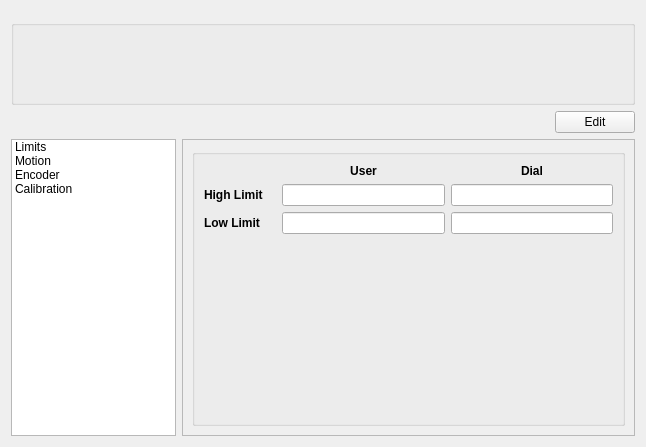
<?xml version="1.0" encoding="UTF-8"?>
<ui version="4.0">
 <class>Dialog</class>
 <widget class="QDialog" name="Dialog">
  <property name="geometry">
   <rect>
    <x>0</x>
    <y>0</y>
    <width>646</width>
    <height>447</height>
   </rect>
  </property>
  <property name="windowTitle">
   <string>Settings</string>
  </property>
  <layout class="QGridLayout" name="gridLayout">
   <property name="topMargin">
    <number>20</number>
   </property>
   <item row="6" column="1" rowspan="3" colspan="2">
    <widget class="QStackedWidget" name="stackedWidget">
     <property name="enabled">
      <bool>true</bool>
     </property>
     <property name="sizePolicy">
      <sizepolicy hsizetype="MinimumExpanding" vsizetype="Preferred">
       <horstretch>0</horstretch>
       <verstretch>0</verstretch>
      </sizepolicy>
     </property>
     <property name="styleSheet">
      <string notr="true"/>
     </property>
     <property name="frameShape">
      <enum>QFrame::StyledPanel</enum>
     </property>
     <property name="frameShadow">
      <enum>QFrame::Plain</enum>
     </property>
     <property name="lineWidth">
      <number>1</number>
     </property>
     <property name="currentIndex">
      <number>0</number>
     </property>
     <widget class="QWidget" name="Limits">
      <layout class="QGridLayout" name="gridLayout_4">
       <item row="0" column="0">
        <widget class="QGroupBox" name="groupBox_limits">
         <property name="enabled">
          <bool>true</bool>
         </property>
         <property name="sizePolicy">
          <sizepolicy hsizetype="Preferred" vsizetype="Expanding">
           <horstretch>0</horstretch>
           <verstretch>0</verstretch>
          </sizepolicy>
         </property>
         <property name="styleSheet">
          <string notr="true"/>
         </property>
         <property name="title">
          <string/>
         </property>
         <property name="flat">
          <bool>false</bool>
         </property>
         <layout class="QGridLayout" name="gridLayout_5">
          <item row="2" column="1">
           <widget class="PyDMLineEdit" name="PyDMLineEdit_2">
            <property name="toolTip">
             <string/>
            </property>
            <property name="whatsThis">
             <string>
    Writeable text field to send and display channel values
    </string>
            </property>
            <property name="alignment">
             <set>Qt::AlignCenter</set>
            </property>
            <property name="alarmSensitiveBorder" stdset="0">
             <bool>false</bool>
            </property>
            <property name="channel" stdset="0">
             <string>${MOTOR}${LLM}</string>
            </property>
           </widget>
          </item>
          <item row="1" column="1">
           <widget class="PyDMLineEdit" name="PyDMLineEdit">
            <property name="toolTip">
             <string/>
            </property>
            <property name="whatsThis">
             <string>
    Writeable text field to send and display channel values
    </string>
            </property>
            <property name="alignment">
             <set>Qt::AlignCenter</set>
            </property>
            <property name="alarmSensitiveBorder" stdset="0">
             <bool>false</bool>
            </property>
            <property name="channel" stdset="0">
             <string>${MOTOR}${HLM}</string>
            </property>
           </widget>
          </item>
          <item row="0" column="1">
           <widget class="QLabel" name="label_3">
            <property name="sizePolicy">
             <sizepolicy hsizetype="Preferred" vsizetype="Minimum">
              <horstretch>0</horstretch>
              <verstretch>0</verstretch>
             </sizepolicy>
            </property>
            <property name="font">
             <font>
              <weight>75</weight>
              <bold>true</bold>
             </font>
            </property>
            <property name="text">
             <string>User</string>
            </property>
            <property name="alignment">
             <set>Qt::AlignCenter</set>
            </property>
           </widget>
          </item>
          <item row="5" column="0" colspan="3">
           <spacer name="verticalSpacer_3">
            <property name="orientation">
             <enum>Qt::Vertical</enum>
            </property>
            <property name="sizeHint" stdset="0">
             <size>
              <width>20</width>
              <height>10</height>
             </size>
            </property>
           </spacer>
          </item>
          <item row="2" column="0">
           <widget class="QLabel" name="label_2">
            <property name="font">
             <font>
              <weight>75</weight>
              <bold>true</bold>
             </font>
            </property>
            <property name="text">
             <string>Low Limit</string>
            </property>
           </widget>
          </item>
          <item row="2" column="2">
           <widget class="PyDMLineEdit" name="PyDMLineEdit_4">
            <property name="toolTip">
             <string/>
            </property>
            <property name="whatsThis">
             <string>
    Writeable text field to send and display channel values
    </string>
            </property>
            <property name="alignment">
             <set>Qt::AlignCenter</set>
            </property>
            <property name="alarmSensitiveBorder" stdset="0">
             <bool>false</bool>
            </property>
            <property name="channel" stdset="0">
             <string>${MOTOR}${DLLM}</string>
            </property>
           </widget>
          </item>
          <item row="1" column="2">
           <widget class="PyDMLineEdit" name="PyDMLineEdit_3">
            <property name="toolTip">
             <string/>
            </property>
            <property name="whatsThis">
             <string>
    Writeable text field to send and display channel values
    </string>
            </property>
            <property name="alignment">
             <set>Qt::AlignCenter</set>
            </property>
            <property name="alarmSensitiveBorder" stdset="0">
             <bool>false</bool>
            </property>
            <property name="channel" stdset="0">
             <string>${MOTOR}${DHLM}</string>
            </property>
           </widget>
          </item>
          <item row="0" column="2">
           <widget class="QLabel" name="label_4">
            <property name="sizePolicy">
             <sizepolicy hsizetype="Preferred" vsizetype="Minimum">
              <horstretch>0</horstretch>
              <verstretch>0</verstretch>
             </sizepolicy>
            </property>
            <property name="font">
             <font>
              <weight>75</weight>
              <bold>true</bold>
             </font>
            </property>
            <property name="text">
             <string>Dial</string>
            </property>
            <property name="alignment">
             <set>Qt::AlignCenter</set>
            </property>
           </widget>
          </item>
          <item row="1" column="0">
           <widget class="QLabel" name="label">
            <property name="font">
             <font>
              <weight>75</weight>
              <bold>true</bold>
             </font>
            </property>
            <property name="text">
             <string>High Limit    </string>
            </property>
           </widget>
          </item>
         </layout>
        </widget>
       </item>
      </layout>
     </widget>
     <widget class="QWidget" name="Motion">
      <layout class="QGridLayout" name="gridLayout_2">
       <item row="0" column="0">
        <widget class="QGroupBox" name="groupBox_motion">
         <property name="enabled">
          <bool>true</bool>
         </property>
         <property name="font">
          <font>
           <weight>75</weight>
           <italic>false</italic>
           <bold>true</bold>
           <underline>false</underline>
          </font>
         </property>
         <property name="styleSheet">
          <string notr="true"/>
         </property>
         <property name="title">
          <string/>
         </property>
         <layout class="QGridLayout" name="gridLayout_3">
          <item row="4" column="0">
           <widget class="QLabel" name="label_9">
            <property name="text">
             <string>Speed (RPS)</string>
            </property>
           </widget>
          </item>
          <item row="5" column="2">
           <widget class="PyDMLineEdit" name="PyDMLineEdit_11">
            <property name="toolTip">
             <string/>
            </property>
            <property name="whatsThis">
             <string>
    Writeable text field to send and display channel values
    </string>
            </property>
            <property name="alignment">
             <set>Qt::AlignCenter</set>
            </property>
            <property name="alarmSensitiveBorder" stdset="0">
             <bool>false</bool>
            </property>
            <property name="channel" stdset="0">
             <string>${MOTOR}${BACC}</string>
            </property>
           </widget>
          </item>
          <item row="1" column="1">
           <widget class="PyDMLineEdit" name="PyDMLineEdit_19">
            <property name="toolTip">
             <string/>
            </property>
            <property name="whatsThis">
             <string>
    Writeable text field to send and display channel values
    </string>
            </property>
            <property name="alignment">
             <set>Qt::AlignCenter</set>
            </property>
            <property name="alarmSensitiveBorder" stdset="0">
             <bool>false</bool>
            </property>
            <property name="channel" stdset="0">
             <string>${MOTOR}${VMAX}</string>
            </property>
           </widget>
          </item>
          <item row="6" column="0">
           <widget class="QLabel" name="label_12">
            <property name="text">
             <string>Backlash Distance (EGU) </string>
            </property>
           </widget>
          </item>
          <item row="8" column="0" colspan="3">
           <spacer name="verticalSpacer_4">
            <property name="orientation">
             <enum>Qt::Vertical</enum>
            </property>
            <property name="sizeHint" stdset="0">
             <size>
              <width>20</width>
              <height>40</height>
             </size>
            </property>
           </spacer>
          </item>
          <item row="0" column="1">
           <widget class="QLabel" name="label_6">
            <property name="text">
             <string>Normal</string>
            </property>
            <property name="alignment">
             <set>Qt::AlignCenter</set>
            </property>
           </widget>
          </item>
          <item row="4" column="2">
           <widget class="PyDMLineEdit" name="PyDMLineEdit_10">
            <property name="toolTip">
             <string/>
            </property>
            <property name="whatsThis">
             <string>
    Writeable text field to send and display channel values
    </string>
            </property>
            <property name="alignment">
             <set>Qt::AlignCenter</set>
            </property>
            <property name="alarmSensitiveBorder" stdset="0">
             <bool>false</bool>
            </property>
            <property name="channel" stdset="0">
             <string>${MOTOR}${SBAK}</string>
            </property>
           </widget>
          </item>
          <item row="2" column="2">
           <widget class="PyDMLineEdit" name="PyDMLineEdit_5">
            <property name="toolTip">
             <string/>
            </property>
            <property name="whatsThis">
             <string>
    Writeable text field to send and display channel values
    </string>
            </property>
            <property name="alignment">
             <set>Qt::AlignCenter</set>
            </property>
            <property name="alarmSensitiveBorder" stdset="0">
             <bool>false</bool>
            </property>
            <property name="channel" stdset="0">
             <string>${MOTOR}${BVEL}</string>
            </property>
           </widget>
          </item>
          <item row="2" column="0">
           <widget class="QLabel" name="label_7">
            <property name="text">
             <string>Velocity (EGU/s)</string>
            </property>
           </widget>
          </item>
          <item row="2" column="1">
           <widget class="PyDMLineEdit" name="PyDMLineEdit_6">
            <property name="toolTip">
             <string/>
            </property>
            <property name="whatsThis">
             <string>
    Writeable text field to send and display channel values
    </string>
            </property>
            <property name="alignment">
             <set>Qt::AlignCenter</set>
            </property>
            <property name="alarmSensitiveBorder" stdset="0">
             <bool>false</bool>
            </property>
            <property name="channel" stdset="0">
             <string>${MOTOR}${VELO}</string>
            </property>
           </widget>
          </item>
          <item row="4" column="1">
           <widget class="PyDMLineEdit" name="PyDMLineEdit_9">
            <property name="toolTip">
             <string/>
            </property>
            <property name="whatsThis">
             <string>
    Writeable text field to send and display channel values
    </string>
            </property>
            <property name="alignment">
             <set>Qt::AlignCenter</set>
            </property>
            <property name="alarmSensitiveBorder" stdset="0">
             <bool>false</bool>
            </property>
            <property name="channel" stdset="0">
             <string>${MOTOR}${S}</string>
            </property>
           </widget>
          </item>
          <item row="3" column="1">
           <widget class="PyDMLineEdit" name="PyDMLineEdit_7">
            <property name="toolTip">
             <string/>
            </property>
            <property name="whatsThis">
             <string>
    Writeable text field to send and display channel values
    </string>
            </property>
            <property name="alignment">
             <set>Qt::AlignCenter</set>
            </property>
            <property name="alarmSensitiveBorder" stdset="0">
             <bool>false</bool>
            </property>
            <property name="channel" stdset="0">
             <string>${MOTOR}${SMAX}</string>
            </property>
           </widget>
          </item>
          <item row="5" column="0">
           <widget class="QLabel" name="label_11">
            <property name="text">
             <string>Acceleration Time (s)</string>
            </property>
           </widget>
          </item>
          <item row="5" column="1">
           <widget class="PyDMLineEdit" name="PyDMLineEdit_12">
            <property name="toolTip">
             <string/>
            </property>
            <property name="whatsThis">
             <string>
    Writeable text field to send and display channel values
    </string>
            </property>
            <property name="alignment">
             <set>Qt::AlignCenter</set>
            </property>
            <property name="alarmSensitiveBorder" stdset="0">
             <bool>false</bool>
            </property>
            <property name="channel" stdset="0">
             <string>${MOTOR}${ACCL}</string>
            </property>
           </widget>
          </item>
          <item row="7" column="0">
           <widget class="QLabel" name="label_13">
            <property name="text">
             <string>Move Fraction</string>
            </property>
           </widget>
          </item>
          <item row="3" column="0">
           <widget class="QLabel" name="label_10">
            <property name="text">
             <string>Max. Speed (RPS)</string>
            </property>
           </widget>
          </item>
          <item row="7" column="1">
           <widget class="PyDMLineEdit" name="PyDMLineEdit_13">
            <property name="toolTip">
             <string/>
            </property>
            <property name="whatsThis">
             <string>
    Writeable text field to send and display channel values
    </string>
            </property>
            <property name="alignment">
             <set>Qt::AlignCenter</set>
            </property>
            <property name="alarmSensitiveBorder" stdset="0">
             <bool>false</bool>
            </property>
            <property name="channel" stdset="0">
             <string>${MOTOR}${FRAC}</string>
            </property>
           </widget>
          </item>
          <item row="6" column="1">
           <widget class="PyDMLineEdit" name="PyDMLineEdit_14">
            <property name="toolTip">
             <string/>
            </property>
            <property name="whatsThis">
             <string>
    Writeable text field to send and display channel values
    </string>
            </property>
            <property name="alignment">
             <set>Qt::AlignCenter</set>
            </property>
            <property name="alarmSensitiveBorder" stdset="0">
             <bool>false</bool>
            </property>
            <property name="channel" stdset="0">
             <string>${MOTOR}${BDST}</string>
            </property>
           </widget>
          </item>
          <item row="1" column="0">
           <widget class="QLabel" name="label_8">
            <property name="text">
             <string>Max. Velocity (EGU/s)</string>
            </property>
           </widget>
          </item>
          <item row="0" column="2">
           <widget class="QLabel" name="label_5">
            <property name="text">
             <string>Backlash</string>
            </property>
            <property name="alignment">
             <set>Qt::AlignCenter</set>
            </property>
           </widget>
          </item>
          <item row="1" column="2">
           <widget class="QLabel" name="label_na1">
            <property name="text">
             <string>N/A</string>
            </property>
            <property name="alignment">
             <set>Qt::AlignCenter</set>
            </property>
           </widget>
          </item>
          <item row="3" column="2">
           <widget class="QLabel" name="label_na2">
            <property name="text">
             <string>N/A</string>
            </property>
            <property name="alignment">
             <set>Qt::AlignCenter</set>
            </property>
           </widget>
          </item>
          <item row="6" column="2">
           <widget class="QLabel" name="label_na3">
            <property name="text">
             <string>N/A</string>
            </property>
            <property name="alignment">
             <set>Qt::AlignCenter</set>
            </property>
           </widget>
          </item>
          <item row="7" column="2">
           <widget class="QLabel" name="label_na4">
            <property name="text">
             <string>N/A</string>
            </property>
            <property name="alignment">
             <set>Qt::AlignCenter</set>
            </property>
           </widget>
          </item>
         </layout>
        </widget>
       </item>
      </layout>
     </widget>
     <widget class="QWidget" name="Encoder">
      <layout class="QGridLayout" name="gridLayout_6">
       <item row="0" column="0">
        <widget class="QGroupBox" name="groupBox_encoder">
         <property name="styleSheet">
          <string notr="true"/>
         </property>
         <property name="title">
          <string/>
         </property>
         <layout class="QGridLayout" name="gridLayout_8">
          <item row="0" column="1">
           <widget class="PyDMLineEdit" name="PyDMLineEdit_16">
            <property name="toolTip">
             <string/>
            </property>
            <property name="whatsThis">
             <string>
    Writeable text field to send and display channel values
    </string>
            </property>
            <property name="alignment">
             <set>Qt::AlignCenter</set>
            </property>
            <property name="alarmSensitiveBorder" stdset="0">
             <bool>false</bool>
            </property>
            <property name="channel" stdset="0">
             <string>${MOTOR}${ERES}</string>
            </property>
           </widget>
          </item>
          <item row="1" column="1">
           <widget class="PyDMLineEdit" name="PyDMLineEdit_17">
            <property name="toolTip">
             <string/>
            </property>
            <property name="whatsThis">
             <string>
    Writeable text field to send and display channel values
    </string>
            </property>
            <property name="alignment">
             <set>Qt::AlignCenter</set>
            </property>
            <property name="alarmSensitiveBorder" stdset="0">
             <bool>false</bool>
            </property>
            <property name="channel" stdset="0">
             <string>${MOTOR}${RRES}</string>
            </property>
           </widget>
          </item>
          <item row="4" column="0">
           <widget class="QLabel" name="label_22">
            <property name="font">
             <font>
              <weight>75</weight>
              <bold>true</bold>
             </font>
            </property>
            <property name="text">
             <string>Use RDBL Link If Present</string>
            </property>
           </widget>
          </item>
          <item row="0" column="0">
           <widget class="QLabel" name="label_19">
            <property name="font">
             <font>
              <weight>75</weight>
              <bold>true</bold>
             </font>
            </property>
            <property name="text">
             <string>Encoder Step Size (EGU)</string>
            </property>
           </widget>
          </item>
          <item row="5" column="0" colspan="2">
           <spacer name="verticalSpacer_5">
            <property name="orientation">
             <enum>Qt::Vertical</enum>
            </property>
            <property name="sizeHint" stdset="0">
             <size>
              <width>20</width>
              <height>40</height>
             </size>
            </property>
           </spacer>
          </item>
          <item row="4" column="1" alignment="Qt::AlignHCenter">
           <widget class="PyDMCheckbox" name="PyDMCheckbox">
            <property name="toolTip">
             <string/>
            </property>
            <property name="whatsThis">
             <string/>
            </property>
            <property name="alarmSensitiveBorder" stdset="0">
             <bool>false</bool>
            </property>
            <property name="channel" stdset="0">
             <string>${MOTOR}${URIP}</string>
            </property>
           </widget>
          </item>
          <item row="1" column="0">
           <widget class="QLabel" name="label_20">
            <property name="font">
             <font>
              <weight>75</weight>
              <bold>true</bold>
             </font>
            </property>
            <property name="text">
             <string>Readback Step Size (EGU)</string>
            </property>
           </widget>
          </item>
          <item row="3" column="0">
           <widget class="QLabel" name="label_21">
            <property name="font">
             <font>
              <weight>75</weight>
              <bold>true</bold>
             </font>
            </property>
            <property name="text">
             <string>Use Encoder If Present</string>
            </property>
           </widget>
          </item>
          <item row="3" column="1" alignment="Qt::AlignHCenter">
           <widget class="PyDMCheckbox" name="PyDMCheckbox_2">
            <property name="toolTip">
             <string/>
            </property>
            <property name="whatsThis">
             <string/>
            </property>
            <property name="layoutDirection">
             <enum>Qt::LeftToRight</enum>
            </property>
            <property name="alarmSensitiveBorder" stdset="0">
             <bool>false</bool>
            </property>
            <property name="channel" stdset="0">
             <string>${MOTOR}${UEIP}</string>
            </property>
           </widget>
          </item>
          <item row="2" column="0" colspan="2">
           <spacer name="verticalSpacer_6">
            <property name="orientation">
             <enum>Qt::Vertical</enum>
            </property>
            <property name="sizeHint" stdset="0">
             <size>
              <width>20</width>
              <height>40</height>
             </size>
            </property>
           </spacer>
          </item>
         </layout>
        </widget>
       </item>
      </layout>
     </widget>
     <widget class="QWidget" name="Calibration">
      <layout class="QGridLayout" name="gridLayout_7">
       <item row="0" column="0">
        <widget class="QGroupBox" name="groupBox_calibration">
         <property name="enabled">
          <bool>true</bool>
         </property>
         <property name="styleSheet">
          <string notr="true"/>
         </property>
         <property name="title">
          <string/>
         </property>
         <layout class="QGridLayout" name="gridLayout_9">
          <item row="0" column="0">
           <widget class="QLabel" name="label_17">
            <property name="font">
             <font>
              <weight>75</weight>
              <bold>true</bold>
             </font>
            </property>
            <property name="text">
             <string>User Direction                    </string>
            </property>
           </widget>
          </item>
          <item row="6" column="0">
           <spacer name="verticalSpacer_2">
            <property name="orientation">
             <enum>Qt::Vertical</enum>
            </property>
            <property name="sizeHint" stdset="0">
             <size>
              <width>20</width>
              <height>40</height>
             </size>
            </property>
           </spacer>
          </item>
          <item row="1" column="1">
           <widget class="PyDMLineEdit" name="PyDMLineEdit_15">
            <property name="toolTip">
             <string/>
            </property>
            <property name="whatsThis">
             <string>
    Writeable text field to send and display channel values
    </string>
            </property>
            <property name="alignment">
             <set>Qt::AlignCenter</set>
            </property>
            <property name="alarmSensitiveBorder" stdset="0">
             <bool>false</bool>
            </property>
            <property name="channel" stdset="0">
             <string>${MOTOR}${OFF}</string>
            </property>
           </widget>
          </item>
          <item row="5" column="0">
           <widget class="QLabel" name="label_23">
            <property name="font">
             <font>
              <weight>75</weight>
              <bold>true</bold>
             </font>
            </property>
            <property name="text">
             <string>Homing</string>
            </property>
           </widget>
          </item>
          <item row="1" column="0">
           <widget class="QLabel" name="label_18">
            <property name="font">
             <font>
              <weight>75</weight>
              <bold>true</bold>
             </font>
            </property>
            <property name="text">
             <string>User Offset (EGU)</string>
            </property>
           </widget>
          </item>
          <item row="3" column="0" colspan="2">
           <widget class="Line" name="line">
            <property name="orientation">
             <enum>Qt::Horizontal</enum>
            </property>
           </widget>
          </item>
          <item row="5" column="1" alignment="Qt::AlignHCenter">
           <widget class="QPushButton" name="pushButton">
            <property name="enabled">
             <bool>false</bool>
            </property>
            <property name="text">
             <string>Start</string>
            </property>
           </widget>
          </item>
          <item row="0" column="1">
           <widget class="PyDMEnumComboBox" name="PyDMEnumComboBox">
            <property name="toolTip">
             <string/>
            </property>
            <property name="whatsThis">
             <string/>
            </property>
            <property name="layoutDirection">
             <enum>Qt::LeftToRight</enum>
            </property>
            <property name="channel" stdset="0">
             <string>${MOTOR}${DIR}</string>
            </property>
           </widget>
          </item>
          <item row="2" column="0" colspan="2">
           <spacer name="verticalSpacer">
            <property name="orientation">
             <enum>Qt::Vertical</enum>
            </property>
            <property name="sizeHint" stdset="0">
             <size>
              <width>20</width>
              <height>40</height>
             </size>
            </property>
           </spacer>
          </item>
          <item row="4" column="0">
           <spacer name="verticalSpacer_7">
            <property name="orientation">
             <enum>Qt::Vertical</enum>
            </property>
            <property name="sizeHint" stdset="0">
             <size>
              <width>20</width>
              <height>40</height>
             </size>
            </property>
           </spacer>
          </item>
         </layout>
        </widget>
       </item>
      </layout>
     </widget>
    </widget>
   </item>
   <item row="6" column="0" rowspan="3">
    <widget class="QListWidget" name="listWidget">
     <property name="sizePolicy">
      <sizepolicy hsizetype="Expanding" vsizetype="Expanding">
       <horstretch>0</horstretch>
       <verstretch>0</verstretch>
      </sizepolicy>
     </property>
     <property name="maximumSize">
      <size>
       <width>16777215</width>
       <height>16777215</height>
      </size>
     </property>
     <property name="layoutDirection">
      <enum>Qt::LeftToRight</enum>
     </property>
     <property name="frameShape">
      <enum>QFrame::StyledPanel</enum>
     </property>
     <property name="frameShadow">
      <enum>QFrame::Plain</enum>
     </property>
     <property name="lineWidth">
      <number>0</number>
     </property>
     <property name="showDropIndicator" stdset="0">
      <bool>true</bool>
     </property>
     <property name="selectionMode">
      <enum>QAbstractItemView::SingleSelection</enum>
     </property>
     <property name="resizeMode">
      <enum>QListView::Adjust</enum>
     </property>
     <property name="layoutMode">
      <enum>QListView::SinglePass</enum>
     </property>
     <property name="spacing">
      <number>0</number>
     </property>
     <property name="viewMode">
      <enum>QListView::ListMode</enum>
     </property>
     <property name="modelColumn">
      <number>0</number>
     </property>
     <property name="uniformItemSizes">
      <bool>false</bool>
     </property>
     <property name="wordWrap">
      <bool>false</bool>
     </property>
     <property name="selectionRectVisible">
      <bool>true</bool>
     </property>
     <property name="currentRow">
      <number>-1</number>
     </property>
     <property name="sortingEnabled">
      <bool>false</bool>
     </property>
     <item>
      <property name="text">
       <string>Limits</string>
      </property>
     </item>
     <item>
      <property name="text">
       <string>Motion</string>
      </property>
     </item>
     <item>
      <property name="text">
       <string>Encoder</string>
      </property>
     </item>
     <item>
      <property name="text">
       <string>Calibration</string>
      </property>
     </item>
    </widget>
   </item>
   <item row="3" column="2">
    <widget class="QPushButton" name="pushButton_switch">
     <property name="sizePolicy">
      <sizepolicy hsizetype="Fixed" vsizetype="Fixed">
       <horstretch>0</horstretch>
       <verstretch>0</verstretch>
      </sizepolicy>
     </property>
     <property name="text">
      <string>Edit</string>
     </property>
    </widget>
   </item>
   <item row="0" column="0" colspan="3">
    <widget class="QGroupBox" name="groupBox">
     <property name="title">
      <string/>
     </property>
     <layout class="QGridLayout" name="gridLayout_10">
      <item row="2" column="0">
       <widget class="PyDMLabel" name="PyDMLabel_desc">
        <property name="font">
         <font>
          <pointsize>11</pointsize>
         </font>
        </property>
        <property name="toolTip">
         <string/>
        </property>
        <property name="whatsThis">
         <string/>
        </property>
        <property name="text">
         <string>&lt;DESC&gt;</string>
        </property>
        <property name="alignment">
         <set>Qt::AlignCenter</set>
        </property>
        <property name="channel" stdset="0">
         <string>${MOTOR}${DESC}</string>
        </property>
       </widget>
      </item>
      <item row="0" column="0">
       <widget class="PyDMLabel" name="PyDMLabel_name">
        <property name="font">
         <font>
          <pointsize>16</pointsize>
          <weight>75</weight>
          <bold>true</bold>
         </font>
        </property>
        <property name="toolTip">
         <string/>
        </property>
        <property name="whatsThis">
         <string/>
        </property>
        <property name="text">
         <string>&lt;NAME&gt;</string>
        </property>
        <property name="alignment">
         <set>Qt::AlignCenter</set>
        </property>
        <property name="channel" stdset="0">
         <string>${MOTOR}${NAME}</string>
        </property>
       </widget>
      </item>
     </layout>
    </widget>
   </item>
  </layout>
 </widget>
 <customwidgets>
  <customwidget>
   <class>PyDMCheckbox</class>
   <extends>QCheckBox</extends>
   <header>pydm.widgets.checkbox</header>
  </customwidget>
  <customwidget>
   <class>PyDMEnumComboBox</class>
   <extends>QFrame</extends>
   <header>pydm.widgets.enum_combo_box</header>
  </customwidget>
  <customwidget>
   <class>PyDMLabel</class>
   <extends>QLabel</extends>
   <header>pydm.widgets.label</header>
  </customwidget>
  <customwidget>
   <class>PyDMLineEdit</class>
   <extends>QLineEdit</extends>
   <header>pydm.widgets.line_edit</header>
  </customwidget>
 </customwidgets>
 <resources/>
 <connections/>
</ui>
